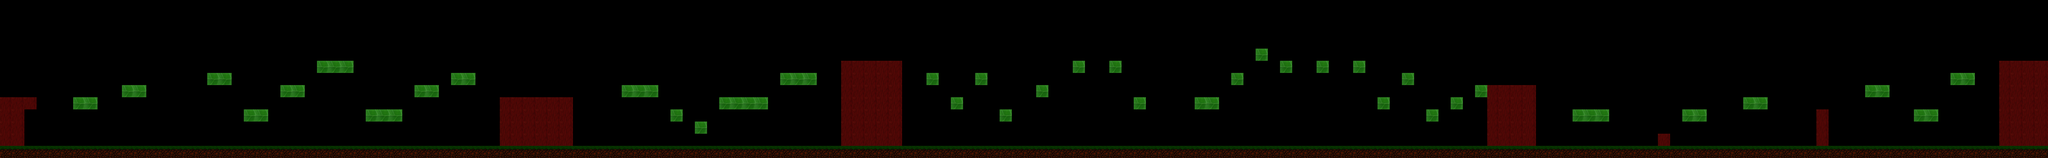

This is a level from a 2D game, rendered from its Tiled map with the project's own tilesets. A one-line summary and the map file follow, with tile-layer data summarised:
An orthogonal 168x13 tile map with 64x64 px tiles, 1 tile layer (Tile Layer 1) and 164 objects.

<map version="1.0" orientation="orthogonal" width="168" height="13" tilewidth="64" tileheight="64">
 <tileset firstgid="1" name="level5" tilewidth="64" tileheight="64" spacing="2">
  <image source="level5.png" width="256" height="128" />
 </tileset>
 <layer name="Tile Layer 1" width="168" height="13">
  <data>[2184 cells, 353 non-empty, 3 distinct tile ids]</data>
 </layer>
 <objectgroup name="end" width="168" height="13">
  <object x="10648" y="272" />
 </objectgroup>
 <objectgroup name="snake" width="168" height="13">
  <object x="2016" y="532" />
  <object x="3902" y="482" />
  <object x="2802" y="482" />
  <object x="4572" y="274" />
 </objectgroup>
 <objectgroup name="mosquito" width="168" height="13">
  <object x="2636" y="152" />
  <object x="3764" y="156" />
  <object x="5304" y="104" />
  <object x="7340" y="132" />
  <object x="6232" y="412" />
  <object x="9148" y="272" />
 </objectgroup>
 <objectgroup name="frog" width="168" height="13" />
 <objectgroup name="plant" width="168" height="13">
  <object x="6956" y="292" />
  <object x="7272" y="484" />
  <object x="3684" y="608" />
  <object x="1572" y="408" />
 </objectgroup>
 <objectgroup name="leaf" width="168" height="13">
  <object x="10490" y="574" />
  <object x="10494" y="410" />
  <object x="942" y="472" />
 </objectgroup>
 <objectgroup name="spike" width="168" height="13" />
 <objectgroup name="flyjar" width="168" height="13">
  <object x="6336" y="488" />
 </objectgroup>
 <objectgroup name="poison" width="168" height="13">
  <object x="160" y="728" />
  <object x="228" y="732" />
  <object x="292" y="732" />
  <object x="356" y="732" />
  <object x="424" y="728" />
  <object x="484" y="732" />
  <object x="548" y="732" />
  <object x="1008" y="736" />
  <object x="620" y="732" />
  <object x="688" y="736" />
  <object x="816" y="736" />
  <object x="944" y="736" />
  <object x="884" y="732" />
  <object x="752" y="736" />
  <object x="1452" y="732" />
  <object x="1064" y="728" />
  <object x="1132" y="732" />
  <object x="1260" y="732" />
  <object x="1388" y="732" />
  <object x="1328" y="728" />
  <object x="1196" y="732" />
  <object x="1900" y="732" />
  <object x="1512" y="728" />
  <object x="1580" y="732" />
  <object x="1708" y="732" />
  <object x="1836" y="732" />
  <object x="1776" y="728" />
  <object x="1644" y="732" />
  <object x="2352" y="732" />
  <object x="1964" y="728" />
  <object x="2032" y="732" />
  <object x="2160" y="732" />
  <object x="2288" y="732" />
  <object x="2228" y="728" />
  <object x="2096" y="732" />
  <object x="2408" y="736" />
  <object x="2468" y="728" />
  <object x="2532" y="736" />
  <object x="2584" y="736" />
  <object x="3444" y="732" />
  <object x="3056" y="728" />
  <object x="3124" y="732" />
  <object x="3252" y="732" />
  <object x="3380" y="732" />
  <object x="3320" y="728" />
  <object x="3188" y="732" />
  <object x="3884" y="732" />
  <object x="3496" y="728" />
  <object x="3564" y="732" />
  <object x="3692" y="732" />
  <object x="3820" y="732" />
  <object x="3760" y="728" />
  <object x="3628" y="732" />
  <object x="4332" y="740" />
  <object x="3944" y="736" />
  <object x="4012" y="740" />
  <object x="4140" y="740" />
  <object x="4268" y="740" />
  <object x="4208" y="736" />
  <object x="4076" y="740" />
  <object x="4392" y="732" />
  <object x="5164" y="736" />
  <object x="4776" y="732" />
  <object x="4844" y="736" />
  <object x="4972" y="736" />
  <object x="5100" y="736" />
  <object x="5040" y="732" />
  <object x="4908" y="736" />
  <object x="5612" y="732" />
  <object x="5224" y="728" />
  <object x="5292" y="732" />
  <object x="5420" y="732" />
  <object x="5548" y="732" />
  <object x="5488" y="728" />
  <object x="5356" y="732" />
  <object x="6064" y="732" />
  <object x="5676" y="728" />
  <object x="5744" y="732" />
  <object x="5872" y="732" />
  <object x="6000" y="732" />
  <object x="5940" y="728" />
  <object x="5808" y="732" />
  <object x="6508" y="732" />
  <object x="6120" y="728" />
  <object x="6188" y="732" />
  <object x="6316" y="732" />
  <object x="6444" y="732" />
  <object x="6384" y="728" />
  <object x="6252" y="732" />
  <object x="6960" y="728" />
  <object x="6572" y="724" />
  <object x="6640" y="728" />
  <object x="6768" y="728" />
  <object x="6896" y="728" />
  <object x="6836" y="724" />
  <object x="6704" y="728" />
  <object x="7412" y="732" />
  <object x="7024" y="728" />
  <object x="7092" y="732" />
  <object x="7220" y="732" />
  <object x="7348" y="732" />
  <object x="7288" y="728" />
  <object x="7156" y="732" />
  <object x="7464" y="736" />
  <object x="7528" y="732" />
  <object x="7592" y="740" />
  <object x="7656" y="728" />
  <object x="7724" y="732" />
  <object x="7780" y="728" />
  <object x="8492" y="740" />
  <object x="8104" y="736" />
  <object x="8172" y="740" />
  <object x="8300" y="740" />
  <object x="8428" y="740" />
  <object x="8368" y="736" />
  <object x="8236" y="740" />
  <object x="8556" y="728" />
  <object x="8604" y="740" />
  <object x="8664" y="736" />
  <object x="9196" y="728" />
  <object x="8808" y="724" />
  <object x="8876" y="728" />
  <object x="9004" y="728" />
  <object x="9132" y="728" />
  <object x="9072" y="724" />
  <object x="8940" y="728" />
  <object x="9252" y="732" />
  <object x="9320" y="732" />
  <object x="9380" y="732" />
  <object x="9444" y="736" width="8" />
  <object x="9512" y="732" />
  <object x="10032" y="732" />
  <object x="9644" y="728" />
  <object x="9712" y="732" />
  <object x="9840" y="732" />
  <object x="9968" y="732" />
  <object x="9908" y="728" />
  <object x="9776" y="732" />
  <object x="10088" y="732" />
  <object x="10152" y="728" />
  <object x="10212" y="728" />
  <object x="10276" y="728" />
  <object x="10344" y="732" width="12" height="4" />
  <object x="10408" y="728" />
  <object x="10476" y="728" />
 </objectgroup>
</map>
